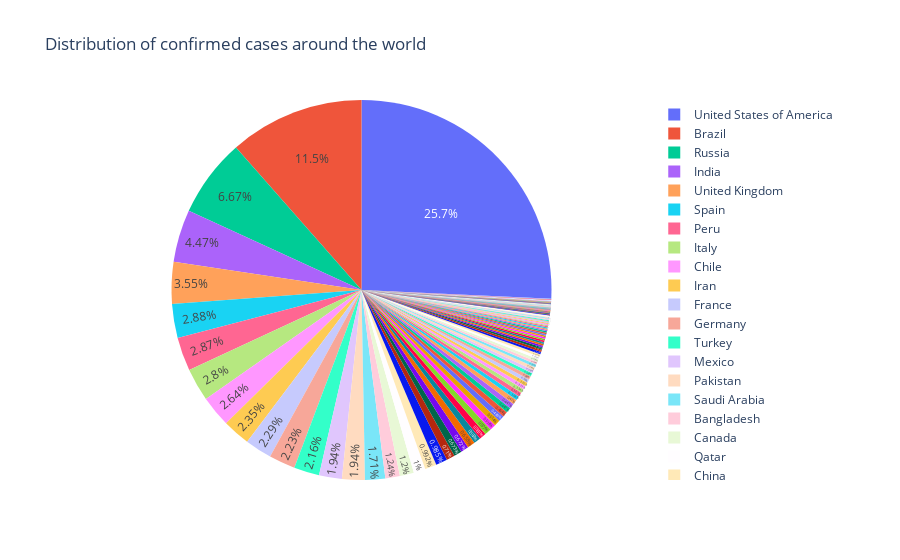

Source (notebook cell):
### Code cell
fig = px.pie(df_corona, values= 'Confirmed', names= 'Country', title= 'Distribution of confirmed cases around the world')
fig.update_traces(textposition = 'inside')
fig.show()

### Figure 1 — Plotly figure (JSON) as saved in the notebook; plotly's stock layout.template omitted (floating-point values rounded to 4 significant figures; data arrays with more than 128 entries replaced by an {"elided": "..."} marker saying what was removed)
{"data": [{"domain": {"x": [0, 1], "y": [0, 1]}, "hovertemplate": "Country=%{label}<br>Confirmed=%{value}<extra></extra>", "labels": {"elided": "188 str values"}, "legendgroup": "", "name": "", "showlegend": true, "textposition": "inside", "type": "pie", "values": {"elided": "188 int values"}}], "layout": {"legend": {"tracegroupgap": 0}, "title": {"text": "Distribution of confirmed cases around the world"}}}
